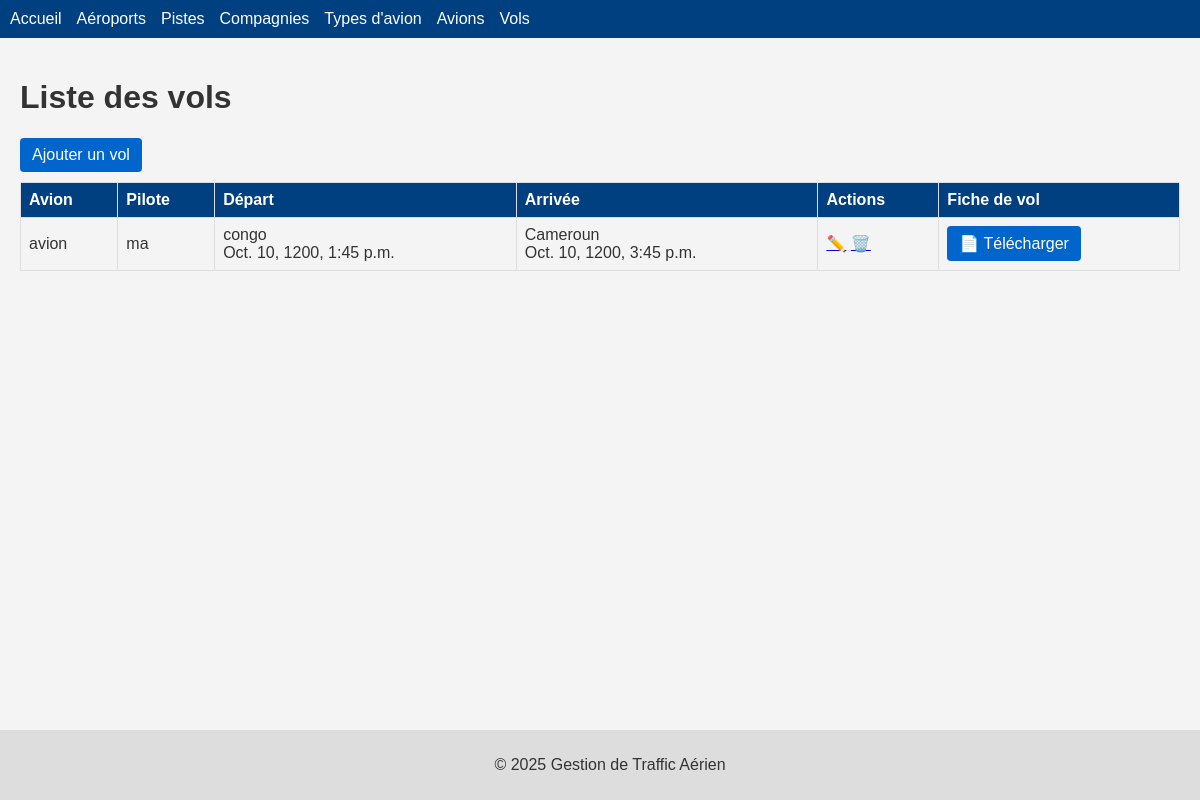
The app's page /flights/ with its own data.
### avion/models.py (models this page shows, shortened)
class Vols(models.Model):
    avions = models.ForeignKey('Avions', on_delete=models.CASCADE, default=None)
    pilote = models.CharField(max_length=100, blank=False)
    aeroports_dep = models.ForeignKey('Aeroports', on_delete=models.CASCADE, related_name='vols_depart')
    h_dep = models.DateTimeField()
    aeroports_arr = models.ForeignKey('Aeroports', on_delete=models.CASCADE, related_name='vols_arrivee')
    h_arr = models.DateTimeField()

class Avions(models.Model):
    nom = models.CharField(max_length=100, blank=False)
    compagnie = models.ForeignKey('Compagnies', on_delete=models.CASCADE)
    modele = models.ForeignKey('Types', on_delete=models.CASCADE)

class Aeroports(models.Model):
    nom = models.CharField(max_length=100, blank=False)
    pays = models.CharField(max_length=100, blank=False)

### avion/views.py (the view)
# urls.py: path('flights/', views.afficheVols, name='afficheVols'),
def afficheVols(request):
    qs = models.Vols.objects.all()
    return render(request, "avion/afficheVols.html", {"object_list": qs})

### avion/templates/avion/afficheVols.html (shortened to what this page needs)
{% extends 'base.html' %}
{% block content %}
<h1>Liste des vols</h1>
<a class="btn" href="{% url 'avion:ajoutVols' %}">Ajouter un vol</a>
<table>
  <thead>
    <tr>
      <th>Avion</th>
      <th>Pilote</th>
      <th>Départ</th>
      <th>Arrivée</th>
      <th>Actions</th>
      <th>Fiche de vol</th>
    </tr>
  </thead>
  <tbody>
    {% for flight in object_list %}
    <tr>
      <td>{{ flight.avions.nom }}</td>
      <td>{{ flight.pilote }}</td>
      <td>
        {{ flight.aeroports_dep.nom }}<br>
        {{ flight.h_dep }}
      </td>
      <td>
        {{ flight.aeroports_arr.nom }}<br>
        {{ flight.h_arr }}
      </td>
      <td>
        <a href="{% url 'avion:updateVols' flight.pk %}">✏️</a>
        <a href="{% url 'avion:deleteVols' flight.pk %}">🗑️</a>
      </td>
      <td>
        <a href="{% url 'avion:fiche_vol' flight.id %}" class="btn btn-sm btn-secondary">📄 Télécharger</a>
      </td>
    </tr>
    {% empty %}
    <tr><td colspan="5">Aucun vol.</td></tr>
    {% endfor %}
  </tbody>
</table>
{% endblock %}

### avion/static/avion/style.css (style rules this page uses)
body { font-family: Arial, sans-serif; margin: 0; padding: 0; background: #f4f4f4; color: #333; }
table { width: 100%; border-collapse: collapse; margin-top: 10px; }
th, td { border: 1px solid #ddd; padding: 8px; text-align: left; }
th { background: #004080; color: #fff; }
.btn, button { display: inline-block; padding: 8px 12px; background: #0066cc; color: #fff; text-decoration: none; border: none; border-radius: 4px; cursor: pointer; }

### records on screen
Vols: avions.nom "avion", pilote "ma", aeroports_dep.nom "congo", h_dep "Oct. 10, 1200, 1:45 p.m.", aeroports_arr.nom "Cameroun", h_arr "Oct. 10, 1200, 3:45 p.m."
